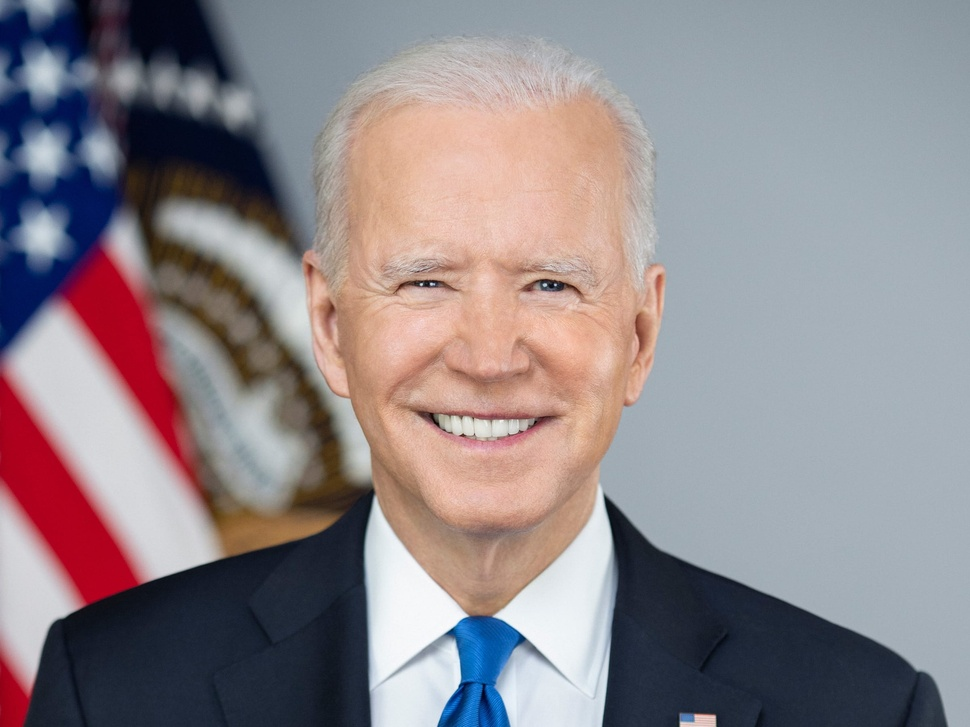
#> input picture images/input/Mr_Build_Back_Better.jpg, 970 x 727 px, shrunk from 2400 x 1800 before the run; its folder holds only this picture in this run
$ python random_moire.py
#> lines starting #> are read from the running program, lines starting #| are printed output that depends on the picture
# --------------------------> Import Official Libraries <---------------------------
import os
import cv2 as cv
import numpy as np
import matplotlib.pyplot as plt
from glob import glob
# ---------------------------> Import Local Libraries <-----------------------------

# ---------------------------> ______Sub Script______ <-----------------------------
def readGrayImage(input_file):
    '''
        Read image from given file path + name, and Convert to Grayscale Image
    '''
#> called with input_file = 'images/input/Mr_Build_Back_Better.jpg'
    # -> Read an image
    read_img = cv.imread(input_file)
#> read_img is the input picture: shape (727, 970, 3); mean B, G, R 138.7, 134, 142.8
    # -> Convert image BGR-to-Grayscale
    read_img = cv.cvtColor(read_img, cv.COLOR_BGR2GRAY)
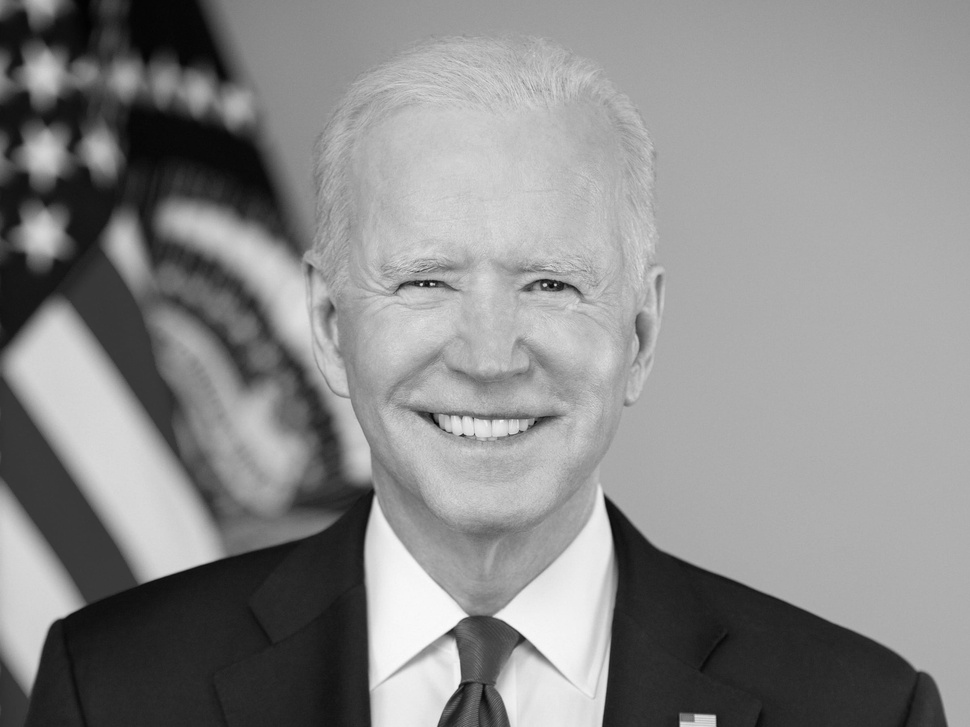
#> read_img: shape (727, 970); min 2, max 253, mean 137.2

    output_img = read_img

    return output_img

def convertRange(input_img, min_val, max_val):
    '''
        Convert from any range into [min_val, max_val]
    '''
    # -> Convert to [0, 1]
    norm_img = (input_img - input_img.min()) / (input_img.max() - input_img.min())
    # -> Convert to [min_val, max_val]
    output_img = (norm_img * (max_val - min_val)) + min_val

    return output_img

def moirePattern2D(size, A, rad_x, rad_y):
    '''
        Generate Moire Pattern by sin wave (2-axis)
    '''
    IMG_HEIGHT, IMG_WIDTH = size

    # -> Create Function Input
    y = np.arange(IMG_HEIGHT)
    x = np.arange(IMG_WIDTH)
    xv, yv = np.meshgrid(x, y)

    # -> Apply Sin-based noise
    moire_noise = A * np.sin(xv*rad_x + yv*rad_y)

    return moire_noise

def addMoireNoise(input_img):
    '''
        Add Moire Pattern with Random...
    '''
    output_img = input_img.copy()

    ### -> Random Parameter
    # - Settting / Number of Pattern Random
    parameter_set = []
    A_base = min([input_img.shape[0], input_img.shape[1]])
    num_set = np.random.randint(2, 4)
    # - Parameter Random
    for i in range(num_set):
        A = np.random.randint(int(A_base*0.05), int(A_base*0.15))
        rad_x = np.pi * (0.05 * np.random.randint(-10, 10))
        rad_y = np.pi * (0.05 * np.random.randint(-10, 10))
        parameter_set.append((A, rad_x, rad_y))

    ### -> Add Moire Pattern following the setting one
    for parameter in parameter_set:
        moire_noise = moirePattern2D(input_img.shape, parameter[0], parameter[1], parameter[2])
        output_img = output_img + moire_noise
#> this loop made 2 passes
#> pass 1, in addMoireNoise, `output_img = output_img + moire_noise`:
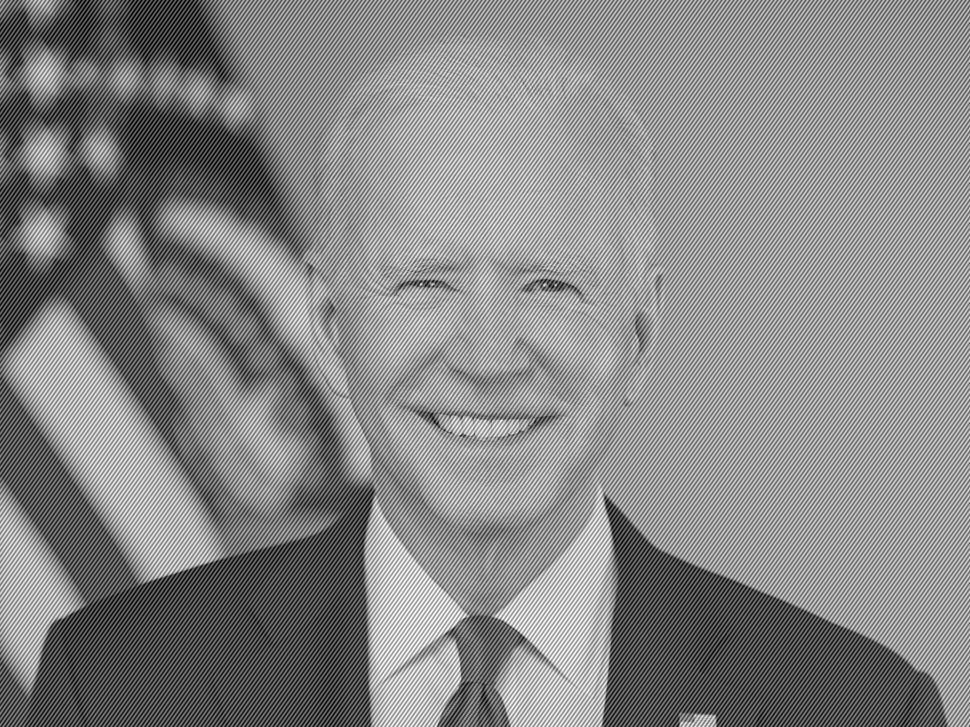
#> output_img: shape (727, 970) float64; min -81, max 332, mean 137.2; drawn with min black and max white
#> pass 2, in addMoireNoise, `output_img = output_img + moire_noise`:
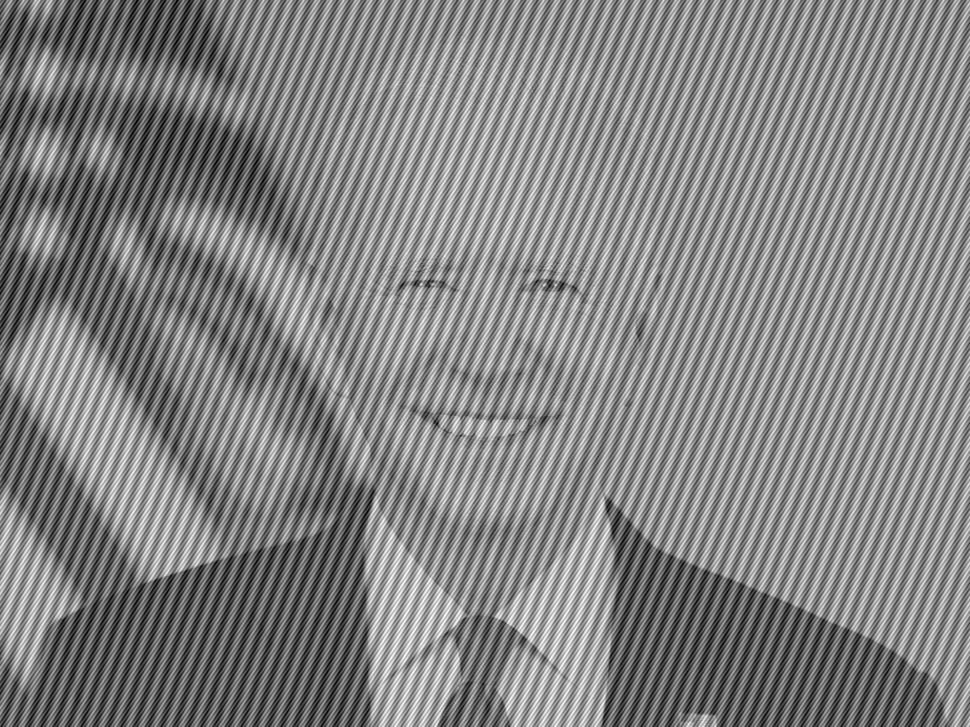
#> output_img: shape (727, 970) float64; min -181, max 434, mean 137.2; drawn with min black and max white

    return output_img

# ---------------------------> _____Main Script_____  <-----------------------------
INPUT_PATH = "images/input/"
OUTPUT_PATH = "images/output/"

if __name__ == "__main__":
    # -> Get All Image Files
    files = glob(INPUT_PATH + '*')

    for i in range(len(files)):
        ### => Read "input_img"
        input_file = files[i]
        input_img = readGrayImage(input_file)

        ### => Add Moire Noise (Random)
        output_img = addMoireNoise(input_img)

        ### => Save Add Moire Noise
        # -> Convert Range
        output_img = convertRange(output_img, 0, 255)
        output_img = output_img.astype(np.uint8)
        # -> Save Image
        filename = os.path.basename(input_file)
        output_file = filename.split('.')[0] + "_moire" + "." + filename.split('.')[1]
        cv.imwrite(OUTPUT_PATH + output_file, output_img)

# ----------------------------> _____End Script_____ <-----------------------------

$ run again, on images/input/Mr_inflation_is _transitory.jpg
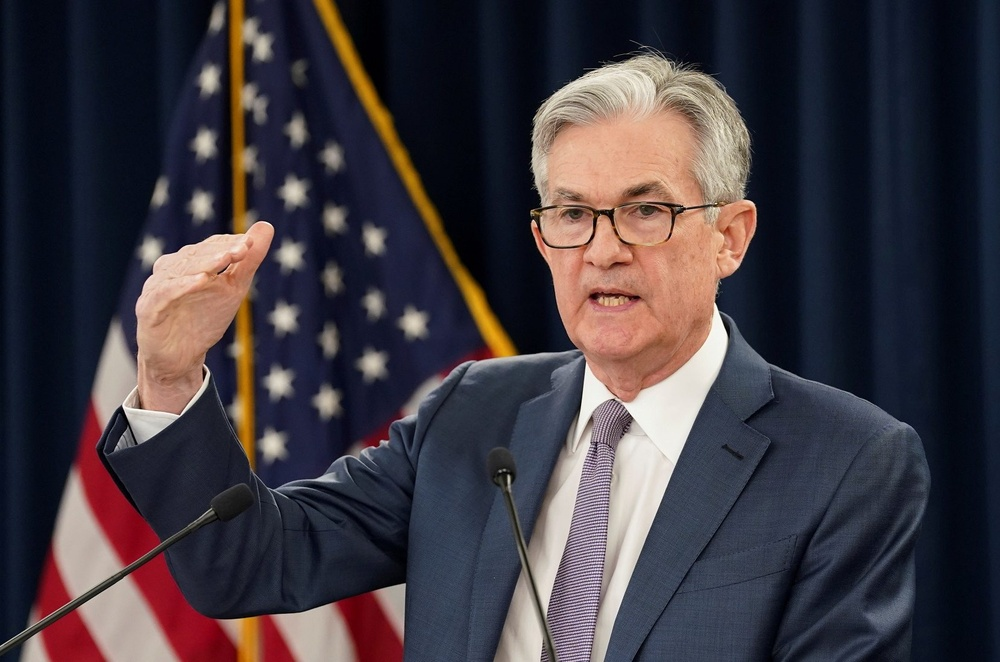
#> input picture images/input/Mr_inflation_is _transitory.jpg, 1000 x 662 px, shrunk from 1659 x 1098 before the run
#> in readGrayImage, read_img is the input picture: shape (662, 1000, 3); mean B, G, R 64.1, 57.2, 64
#> in readGrayImage, `read_img = cv.cvtColor(read_img, cv.COLOR_BGR2GRAY)`:
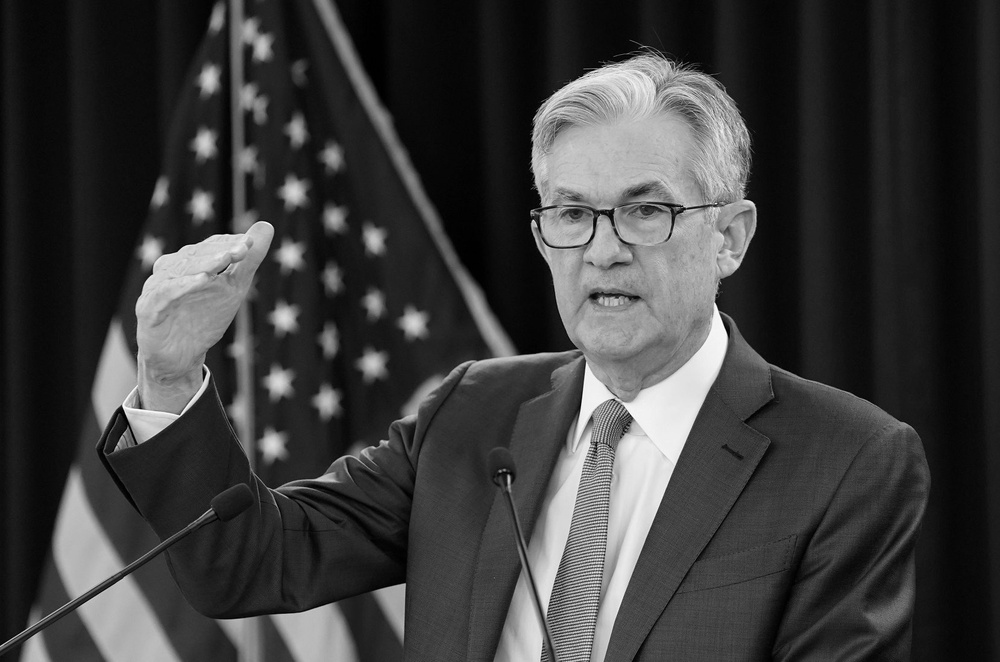
#> read_img: shape (662, 1000); min 0, max 255, mean 60.1
#> the loop in addMoireNoise, `for parameter in parameter_set:` made 2 passes
#> pass 1, in addMoireNoise, `output_img = output_img + moire_noise`:
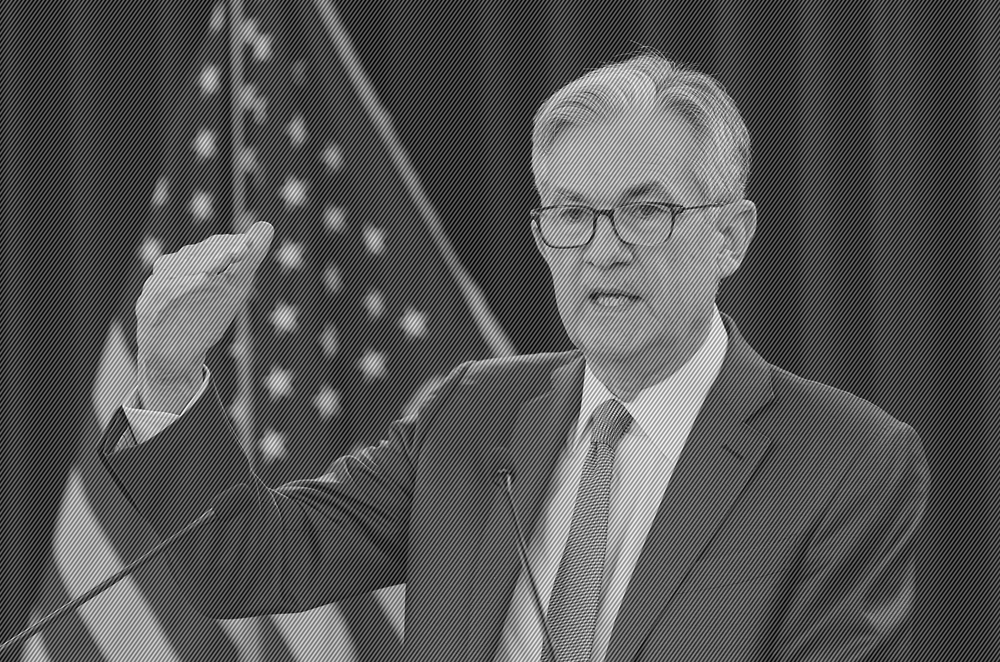
#> output_img: shape (662, 1000) float64; min -80, max 334, mean 60.1; drawn with min black and max white
